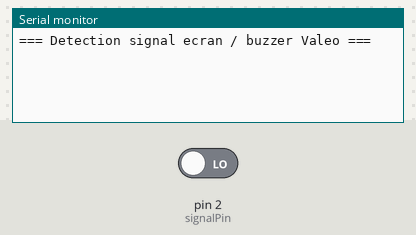
This sketch was run on a simulated Arduino Uno, built with avr-gcc and run on an emulated ATmega328P. On the bench: the last lines printed to the serial monitor. The test bench sets the inputs (shaded band); at power-on: pin 2 (signalPin) LOW.

Above: at 1.2 s.
1.3 s: pin 2 (signalPin) driven HIGH
At 2.3 s:
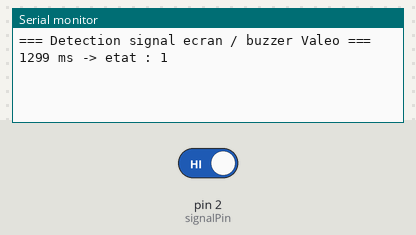
2.8 s: pin 2 (signalPin) driven LOW
At 3.4 s:
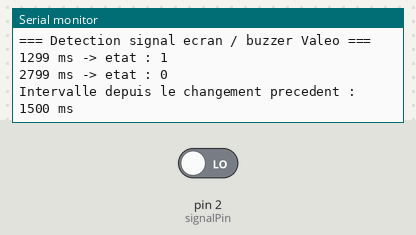

The sketch:

PST_liaison_ST_to_pc.ino
```cpp
const int signalPin = 2;

int lastState = LOW;
unsigned long lastChangeTime = 0;

void setup()
{
  Serial.begin(115200);
  pinMode(signalPin, INPUT);
  Serial.println("=== Detection signal ecran / buzzer Valeo ===");
}

void loop()
{
  int state = digitalRead(signalPin);

  if (state != lastState)
  {
    unsigned long now = millis();

    Serial.print(now);
    Serial.print(" ms -> etat : ");
    Serial.println(state);

    if (lastChangeTime != 0)
    {
      Serial.print("Intervalle depuis le changement precedent : ");
      Serial.print(now - lastChangeTime);
      Serial.println(" ms");
    }

    lastChangeTime = now;
    lastState = state;
  }
}
```

Measured:
- after the input at 1.3 s, the serial monitor: prints a new line at once (image 1)
- after the input at 2.8 s, the serial monitor: prints a new line at once (image 2)
